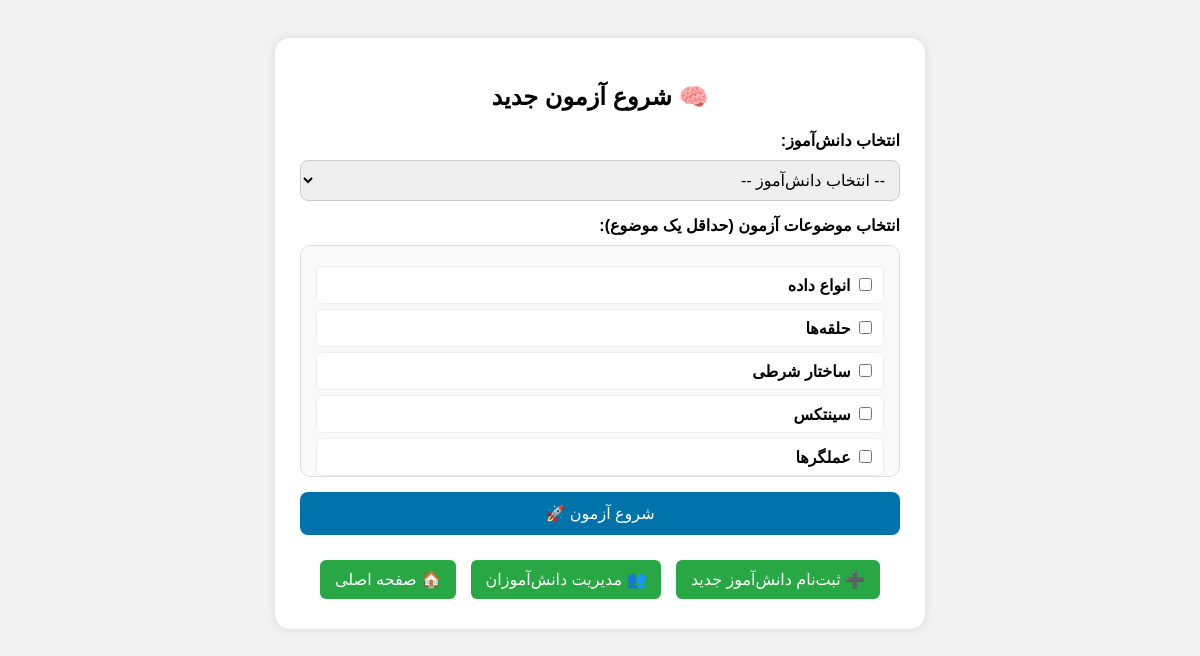
Screenshot of /start_quiz.php with the database file from the repository.
### tables this page shows
CREATE TABLE `topics` (
  `id` int(11) NOT NULL,
  `name` varchar(50) NOT NULL
);

### start_quiz.php (the view, shortened to what this page needs)
<?php
require 'db.php';
$students = $conn->query("SELECT id, full_name, academic_year FROM students ORDER BY full_name ASC");
$topics = $conn->query("SELECT id, name FROM topics ORDER BY name ASC");
?>
<!DOCTYPE html>
<html lang="fa">
<head>
</head>
<body>
    <div class="container">
        <h2 style="text-align:center;">🧠 شروع آزمون جدید</h2>
        <form action="quiz.php" method="post" onsubmit="return validateForm()">
            <label>انتخاب دانش‌آموز:</label>
            <select name="student_id" required <?= $students->num_rows === 0 ? 'disabled' : '' ?>>
                <option value="">-- انتخاب دانش‌آموز --</option>
            </select>
            <label>انتخاب موضوعات آزمون (حداقل یک موضوع):</label>
            <div class="checkbox-list">
                <?php
                $topics->data_seek(0);
                while ($t = $topics->fetch_assoc()):
                ?>
                    <label>
                        <input type="checkbox" name="topics[]" value="<?= $t['id'] ?>">
                        <?= htmlspecialchars($t['name']) ?>
                    </label>
                <?php endwhile; ?>
            </div>
            <button type="submit" <?= $students->num_rows === 0 ? 'disabled' : '' ?>>شروع آزمون 🚀</button>
        </form>
        <div class="links">
            <a href="register_student.php">➕ ثبت‌نام دانش‌آموز جدید</a>
            <a href="manage_students.php">👥 مدیریت دانش‌آموزان</a>
            <a href="index.php">🏠 صفحه اصلی</a>
        </div>
    </div>
</body>
</html>

### start_quiz.php (style rules this page uses)
body { direction: rtl; font-family: sans-serif; background: #f2f2f2; padding: 30px; }
.container { max-width: 600px; margin: auto; background: white; padding: 25px; border-radius: 15px; box-shadow: 0 0 10px rgba(0, 0, 0, 0.1); }
label { display: block; margin-bottom: 10px; font-weight: bold; }
select { width: 100%; padding: 10px; border: 1px solid #ccc; border-radius: 8px; margin-bottom: 15px; font-size: 16px; }
.checkbox-list { border: 1px solid #ddd; padding: 15px; border-radius: 10px; background: #f9f9f9; margin-bottom: 15px; max-height: 200px; overflow-y: auto; }
.checkbox-list label { display: block; padding: 8px; margin: 5px 0; background: white; border-radius: 6px; border: 1px solid #eee; }
button { background: #0073aa; color: white; border: none; padding: 12px 20px; border-radius: 8px; font-size: 16px; cursor: pointer; width: 100%; }
.links { text-align: center; margin-top: 20px; }
.links a { display: inline-block; margin: 5px; padding: 10px 15px; background: #28a745; color: white; text-decoration: none; border-radius: 6px; }

### rows the page displays
topics: name "انواع داده"
topics: name "حلقه‌ها"
topics: name "ساختار شرطی"
topics: name "سینتکس"
topics: name "عملگرها"
